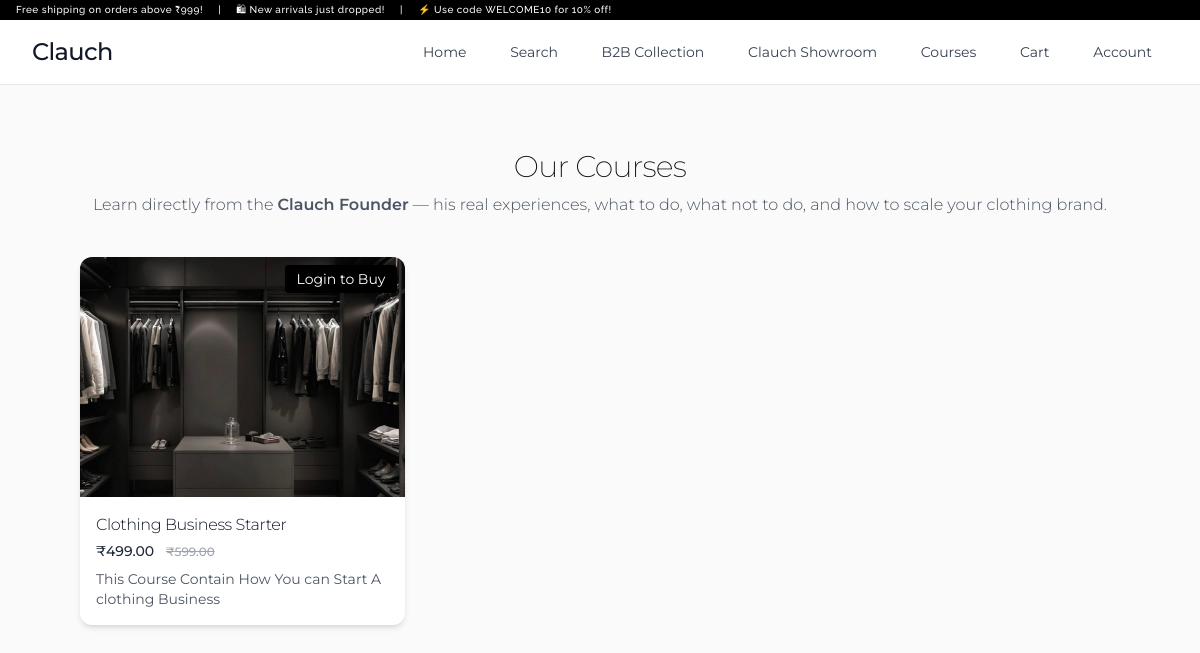
Screenshot of /course/ with the database file from the repository.
### user/models.py (models this page shows, shortened)
class Course(models.Model):
    title = models.CharField(max_length=200)
    slug = models.SlugField(unique=True, blank=True)
    price = models.DecimalField(max_digits=10, decimal_places=2)
    discount_price = models.DecimalField(max_digits=10, decimal_places=2, null=True, blank=True)
    short_description = models.TextField()
    long_description = models.TextField()
    html_content = RichTextField(blank=True, null=True)
    thumbnail = models.ImageField(upload_to="courses/thumbnails/")
    banner = models.ImageField(upload_to="courses/banners/", blank=True, null=True)
    created_at = models.DateTimeField(auto_now_add=True)
    def get_display_price(self):
        return self.discount_price if self.discount_price else self.price
    def has_discount(self):
        return self.discount_price is not None

### user/views.py (the view)
# urls.py: path("course/", views.course_list, name="course_list"),   # /course/
def course_list(request):
    courses = Course.objects.all()
    user_enrollments = []
    if request.user.is_authenticated:
        user_enrollments = CourseEnrollment.objects.filter(user=request.user, status="active").values_list("course_id", flat=True)
    return render(request, "course.html", {"courses": courses, "user_enrollments": user_enrollments})

### user/templates/course.html (shortened to what this page needs)
{% extends "base.html" %}
{% load static %}
{% block content %}
<div class="bg-[#FAFAFA] min-h-screen py-16 px-4 sm:px-8 lg:px-20 font-[Montserrat]">
  <div class="max-w-7xl mx-auto space-y-10">
    <div class="text-center">
      <h1 class="text-2xl sm:text-3xl font-extralight mb-2 tracking-tight">Our Courses</h1>
      <p class="text-gray-600 text-sm sm:text-base font-light leading-relaxed">
        Learn directly from the <b class="font-semibold">Clauch Founder</b> —
        his real experiences, what to do, what not to do, and how to scale your clothing brand.
      </p>
    </div>
    <div class="grid grid-cols-1 sm:grid-cols-2 md:grid-cols-3 gap-6 sm:gap-8">
      {% for course in courses %}
      <div class="w-full bg-white rounded-xl shadow-md hover:shadow-lg transition group overflow-hidden">
        <div class="relative">
          <div class="w-full h-44 sm:h-52 md:h-60 overflow-hidden">
            <img src="{{ course.thumbnail.url }}"
                 alt="{{ course.title }}"
                 class="w-full h-full object-cover transition-transform duration-300 group-hover:scale-105">
          </div>
          {% if user.is_authenticated %}
            {% if course.id in user_enrollments %}
              <a href="{% url 'course_detail' course.slug %}"
                 class="absolute top-2 right-2 bg-green-600 text-white text-xs sm:text-sm px-3 py-1 rounded shadow hover:bg-green-700 transition z-20">
                Go →
              </a>
            {% else %}
              <button
                onclick="startPayment('{{ course.slug }}', '{{ course.get_display_price }}')"
                class="absolute top-2 right-2 bg-black text-white text-xs sm:text-sm px-3 py-1 rounded shadow hover:bg-gray-800 transition z-20">
                Buy
              </button>
            {% endif %}
          {% else %}
            <a href="{% url 'login' %}?next={% url 'course_list' %}"
               class="absolute top-2 right-2 bg-black text-white text-xs sm:text-sm px-3 py-1 rounded shadow hover:bg-gray-800 transition z-20">
              Login to Buy
            </a>
          {% endif %}
        </div>
        <div class="p-3 sm:p-4">
          <h3 class="text-sm sm:text-base font-light text-gray-900 truncate tracking-tight">{{ course.title }}</h3>
          <div class="text-sm font-medium text-gray-800 mt-1">
            ₹{{ course.get_display_price }}
            {% if course.has_discount %}
              <span class="line-through text-gray-400 text-xs ml-1 sm:ml-2">₹{{ course.price }}</span>
            {% endif %}
          </div>
          <p class="text-xs sm:text-sm text-gray-600 mt-1 sm:mt-2 leading-snug line-clamp-3">
            {{ course.short_description }}
          </p>
        </div>
      </div>
      {% endfor %}
    </div>
  </div>
</div>
{% endblock %}

### rows the page displays
Course: thumbnail (picture), title "Clothing Business Starter", get_display_price "499.00", price "599.00", short_description "This Course Contain How You can Start A clothing Business"
